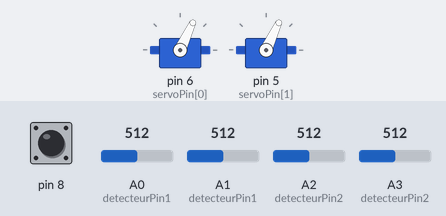
Simulated run of this sketch. Board: Arduino Uno, built with avr-gcc and run on an emulated ATmega328P. Parts: 2 × servo. The test bench sets the inputs (shaded band); at power-on: pin 8 HIGH, A0 (detecteurPin1) = 512, A1 (detecteurPin1) = 512, A2 (detecteurPin2) = 512, A3 (detecteurPin2) = 512. What the sketch prints to the serial monitor is not drawn.

Above: at 3.2 s.
3.3 s: pin 8 pulled LOW for 0.15 s
At 3.37 s:
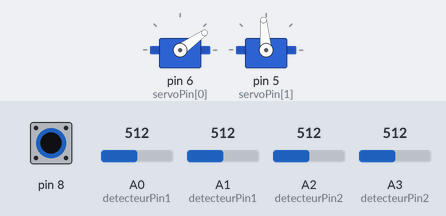
4.9 s: pin 8 pulled LOW for 3.2 s
At 8.8 s:
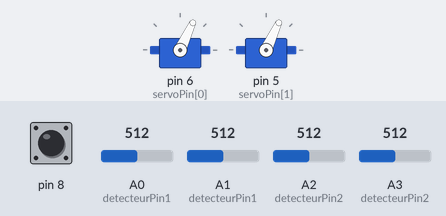
Timing chart, 0 to 10.3 s (numbered marks = the images above; inputs shaded):
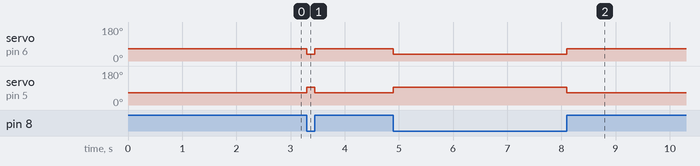

Measured:
- after the input at 3.3 s, servo on pin 6 (servoPin[0]): 65° → 35° at once, → 65° 0.15 s later; servo on pin 5 (servoPin[1]): 65° → 95° at once, → 65° 0.15 s later
- after the input at 4.9 s, servo on pin 6 (servoPin[0]): 65° → 35° at once, → 65° 3.2 s later; servo on pin 5 (servoPin[1]): 65° → 95° at once, → 65° 3.2 s later

The sketch:

TestProgramSuiveurSurUno2.ino
```cpp
// Include Adafruit PWM Library
#include <Servo.h>


// les detecteurs infrarouge envoi une valeur aux alentours de 1000 quand ils ne détectent rien, proche de 0 sinon.
// on utilise la fonction millis() et non les delay() qui bloquent l'execution du code


#define MIN_DETECTION 400
#define POSITION_SERVO_REPOS1 65
#define POSITION_SERVO_REPOS2 65
#define ANGLE_POUSSE 30

int detecteurPin1[2] = { A0, A1 };
int detecteurPin2[2] = { A2, A3 };
bool panneauDetecte1[2] = { false, false };
bool panneauDetecte2[2] = { false, false };

bool panneauDetecte_Old1[2] = { false, false };
bool panneauDetecte_Old2[2] = { false, false };
int servoPin[2] = { 6, 5 };

int angleServo[2] = { POSITION_SERVO_REPOS1, POSITION_SERVO_REPOS2 };
unsigned long dateDetection[2] = { 0, 0 };
unsigned long dateCourante[2] = { 0, 0 };
const unsigned long dureeAvantCoupPanneau = 200;
Servo monServo1;
Servo monServo2;


void setup() {
  pinMode(8, INPUT_PULLUP);

  monServo1.write(POSITION_SERVO_REPOS1);
  monServo1.attach(servoPin[0]);
  monServo2.write(POSITION_SERVO_REPOS2);
  monServo2.attach(servoPin[1]);

  PousserPanneau1(POSITION_SERVO_REPOS1);
  PousserPanneau2(POSITION_SERVO_REPOS2);

  Serial.begin(9600);
  Serial.println("c'est parti");
  dateCourante[0] = millis();
  dateCourante[1] = millis();

  dateDetection[0] = millis();
  dateDetection[1] = millis();


  PousserPanneau1(POSITION_SERVO_REPOS1);
  PousserPanneau2(POSITION_SERVO_REPOS2);
}

byte Detecter(int pinDetection) {
  if (analogRead(pinDetection) > MIN_DETECTION) {
    return true;
  } else {
    return false;
  }
}

void PousserPanneau1(int angle) {
  monServo1.write(angle);
  delay(500);
  monServo1.write(POSITION_SERVO_REPOS1);
  angleServo[0] = POSITION_SERVO_REPOS1;
}
void PousserPanneau2(int angle) {
  monServo2.write(angle);
  delay(500);
  monServo2.write(POSITION_SERVO_REPOS2);
  angleServo[1] = POSITION_SERVO_REPOS2;
}

bool up = false;

void loop() {
  if (digitalRead(8) == LOW) {
    monServo1.write(POSITION_SERVO_REPOS1 - ANGLE_POUSSE);
    monServo2.write(POSITION_SERVO_REPOS2 + ANGLE_POUSSE);
    up = true;
    return;
  }
  if (up == true) {
    monServo1.write(POSITION_SERVO_REPOS1);
    monServo2.write(POSITION_SERVO_REPOS2);
    up = false;
  }

  // Boucle de detection de sortie d'un panneau par la droite ou la gauche
  for (byte i = 0; i < 2; i++) {
    panneauDetecte1[i] = Detecter(detecteurPin1[i]);
    panneauDetecte2[i] = Detecter(detecteurPin2[i]);
  }


  if (((panneauDetecte1[0] == false) && (panneauDetecte_Old1[0] == true)) && (panneauDetecte1[1] == false)) {
    dateDetection[0] = millis();
    angleServo[0] = POSITION_SERVO_REPOS1 + ANGLE_POUSSE;
    Serial.print("detecte vers gauche");
    Serial.println(angleServo[0]);
  } else if (((panneauDetecte1[1] == false) && (panneauDetecte_Old1[1] == true)) && (panneauDetecte1[0] == false)) {
    dateDetection[0] = millis();
    angleServo[0] = POSITION_SERVO_REPOS1 - ANGLE_POUSSE;
    Serial.print("detecte vers droite");
    Serial.println(angleServo[0]);
  }


  if (((panneauDetecte2[0] == false) && (panneauDetecte_Old2[0] == true)) && (panneauDetecte2[1] == false)) {
    dateDetection[1] = millis();
    angleServo[1] = POSITION_SERVO_REPOS2 + ANGLE_POUSSE;
    Serial.print("detecte vers gauche");
    Serial.println(angleServo[1]);
  } else if (((panneauDetecte2[1] == false) && (panneauDetecte_Old2[1] == true)) && (panneauDetecte2[0] == false)) {
    dateDetection[1] = millis();
    angleServo[1] = POSITION_SERVO_REPOS1 - ANGLE_POUSSE;
    Serial.print("detecte vers droite");
    Serial.println(angleServo[1]);
  }


  dateCourante[0] = millis();
  panneauDetecte_Old1[0] = panneauDetecte1[0];
  panneauDetecte_Old1[1] = panneauDetecte1[1];

  dateCourante[1] = millis();
  panneauDetecte_Old2[0] = panneauDetecte2[0];
  panneauDetecte_Old2[1] = panneauDetecte2[1];


  if ((dateCourante[0] > (dateDetection[0] + dureeAvantCoupPanneau)) && (angleServo[0] != POSITION_SERVO_REPOS1)) {
    Serial.print("je pousse");
    Serial.println(angleServo[0]);
    PousserPanneau1(angleServo[0]);
  }

  if ((dateCourante[1] > (dateDetection[1] + dureeAvantCoupPanneau)) && (angleServo[1] != POSITION_SERVO_REPOS2)) {
    Serial.print("je pousse");
    Serial.println(angleServo[1]);
    PousserPanneau2(angleServo[1]);
  }
}
```
